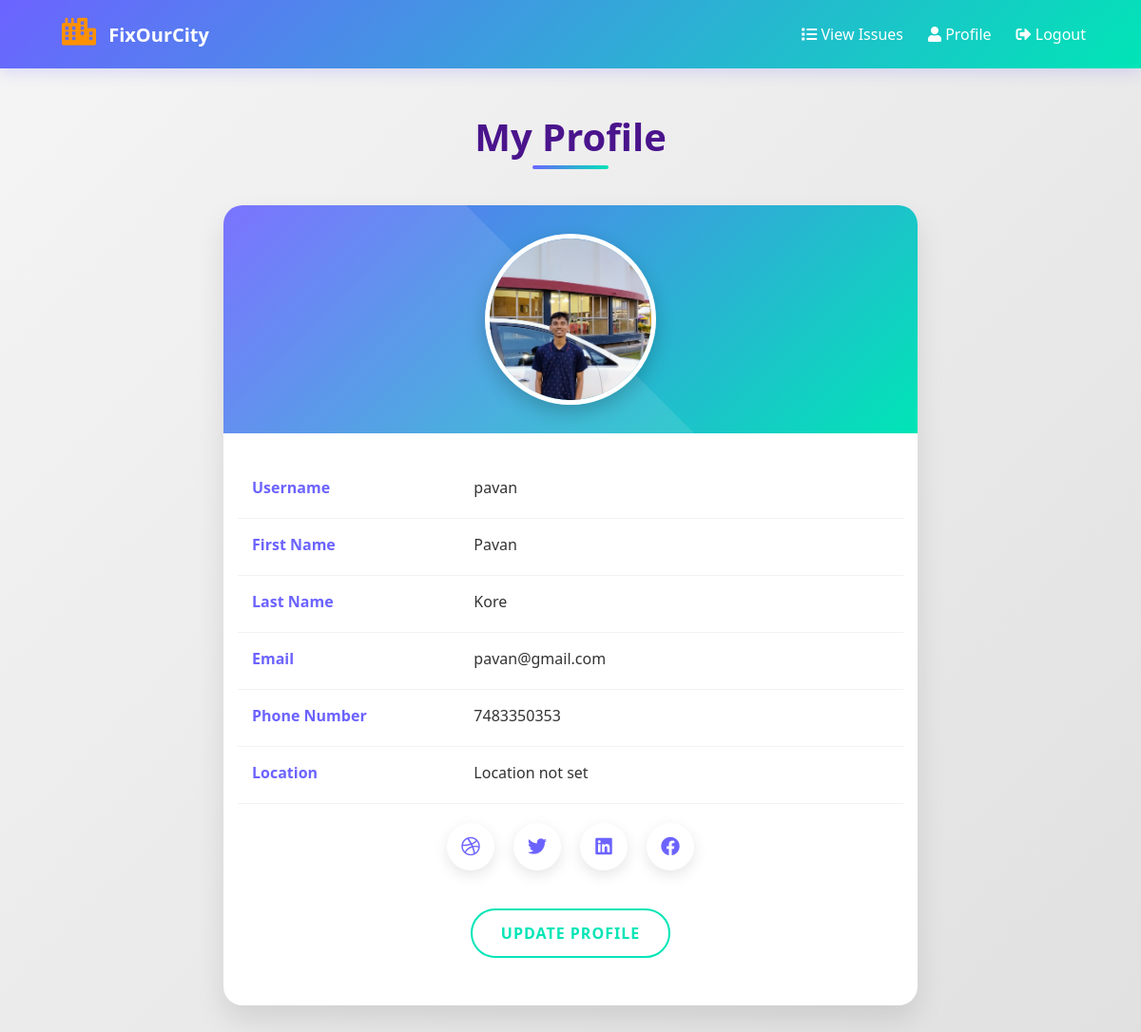
Page /public/profile/ (signed in) on the committed database.
### public/models.py (models this page shows, shortened)
class User(AbstractUser):
    ROLE_CHOICES = [
        ('public', 'Public'),
        ('authority', 'Authority'),
        ('contractor', 'Contractor'),
        ('admin', 'Admin')
    ]
    role = models.CharField(max_length=20, choices=ROLE_CHOICES, default='public')
    contact_info = models.CharField(max_length=255, blank=True)
    profile_picture = models.ImageField(upload_to='profile_pictures/', null=True, blank=True)
    created_at = models.DateTimeField(auto_now_add=True)
    updated_at = models.DateTimeField(auto_now=True)

### public/views.py (the view)
# urls.py: path('profile/', views.profile_display_view, name='profile'),
@login_required
def profile_display_view(request):
    return render(request, 'profile.html', {'user': request.user})

### issues/context_processors.py (called while the page is built)
def issue_utils(request):
    from issues.models import UserRating
    def has_been_rated_by(issue, user):
        if not user.is_authenticated:
            return False
        return UserRating.objects.filter(issue=issue, user=user).exists()
    return {
        'has_been_rated_by': has_been_rated_by
    }

### templates/profile.html (shortened to what this page needs)
{% load static %}
<!DOCTYPE html>
<html lang="en">
<head>
    <link rel="stylesheet" href="https://stackpath.bootstrapcdn.com/bootstrap/4.5.2/css/bootstrap.min.css">
    <link rel="stylesheet" href="https://cdnjs.cloudflare.com/ajax/libs/font-awesome/5.15.3/css/all.min.css">
    <link rel="stylesheet" href="https://cdnjs.cloudflare.com/ajax/libs/animate.css/4.1.1/animate.min.css">
</head>
<body>
    <nav class="navbar navbar-expand-lg fixed-top">
        <div class="container">
            <a class="navbar-brand" href="#">
                <i class="fas fa-city"></i> FixOurCity
            </a>
            <div class="collapse navbar-collapse" id="navbarNav">
                <ul class="navbar-nav ml-auto">
                    <li class="nav-item">
                    {% if user.role == 'public' %}
                        <a class="nav-link" href="{% url 'view_issues' %}"><i class="fas fa-list"></i> View Issues</a>
                    {% elif user.role == 'authority' %}
                        <a class="nav-link" href="{% url 'authority_dashboard' %}">
                            <i class="fas fa-tachometer-alt"></i> Dashboard
                        </a>
                    {% elif user.role == 'contractor' %}
                        <a class="nav-link" href="{% url 'contractor_dashboard' %}">
                            <i class="fas fa-tachometer-alt"></i> Dashboard
                        </a>
                    {% endif %}
                    </li>
                    <li class="nav-item">
                        <a class="nav-link active" href="{% url 'profile' %}"><i class="fas fa-user"></i> Profile</a>
                    </li>
                    <li class="nav-item">
                        <a class="nav-link" href="{% url 'logout' %}"><i class="fas fa-sign-out-alt"></i> Logout</a>
                    </li>
                </ul>
            </div>
        </div>
    </nav>
    <section class="profile-section">
        <div class="container">
            <h1 id="profile-h1" class="mb-5">My Profile</h1>
            <div class="row justify-content-center">
                <div class="col-lg-8">
                    <div class="profile-card">
                        <div class="profile-image-container">
                            {% if user.profile_picture %}
                                <img src="{{ user.profile_picture.url }}" class="profile-image" alt="Profile Picture">
                            {% else %}
                                <div class="profile-placeholder">
                                    <i class="fas fa-user"></i>
                                </div>
                            {% endif %}
                        </div>
                        <div class="profile-info">
                            <div class="row info-row">
                                <div class="col-md-4">
                                    <div class="info-label">Username</div>
                                </div>
                                <div class="col-md-8">
                                    <div class="info-value">{{ user.username }}</div>
                                </div>
                            </div>
                            <div class="row info-row">
                                <div class="col-md-4">
                                    <div class="info-label">First Name</div>
                                </div>
                                <div class="col-md-8">
                                    <div class="info-value">{{ user.first_name }}</div>
                                </div>
                            </div>
                            <div class="row info-row">
                                <div class="col-md-4">
                                    <div class="info-label">Last Name</div>
                                </div>
                                <div class="col-md-8">
                                    <div class="info-value">{{ user.last_name }}</div>
                                </div>
                            </div>
                            <div class="row info-row">
                                <div class="col-md-4">
                                    <div class="info-label">Email</div>
                                </div>
                                <div class="col-md-8">
                                    <div class="info-value">{{ user.email }}</div>
                                </div>
                            </div>
                            <div class="row info-row">
                                <div class="col-md-4">
                                    <div class="info-label">Phone Number</div>
                                </div>
                                <div class="col-md-8">
                                    <div class="info-value">{{ user.contact_info }}</div>
                                </div>
                            </div>
                            <div class="row info-row">
                                <div class="col-md-4">
                                    <div class="info-label">Location</div>
                                </div>
                                <div class="col-md-8">
                                    <div class="info-value">
                                        {% if user.location %}
                                            {{ user.location }}
                                        {% else %}
                                            Location not set
                                        {% endif %}
                                    </div>
                                </div>
                            </div>
                            <div class="social-icons">
                                <a href="#" class="social-icon"><i class="fab fa-dribbble"></i></a>
                                <a href="#" class="social-icon"><i class="fab fa-twitter"></i></a>
                                <a href="#" class="social-icon"><i class="fab fa-linkedin"></i></a>
                                <a href="#" class="social-icon"><i class="fab fa-facebook"></i></a>
                            </div>
                            <div class="update-profile-container">
                                <a href="{% url 'profile_update' %}" class="update-profile-btn">Update Profile</a>
                            </div>
                        </div>
                    </div>
                </div>
            </div>
        </div>
    </section>
</body>
</html>

### templates/profile.html (style rules this page uses)
:root { --primary: #4a148c; --primary-light: #7c43bd; --primary-dark: #12005e; --secondary: #ff4081; --secondary-light: #ff79b0; --secondary-dark: #c60055; --primary-color: #6C63FF; --secondary-color: #00E5B6; --accent-color: #FF9100; --accent-light: #FFB74D; --gradient-1: linear-gradient(135deg, #6C63FF 0%, #00E5B6 100%); --gradient-2: linear-gradient(135deg, #FF9100 0%, #FF4081 100%); --white: #ffffff; --light-gray: #F8F9FA; --dark-gray: #2D3436; --text-color: #333333; }
body { font-family: 'Segoe UI', Tahoma, Geneva, Verdana, sans-serif; background: linear-gradient(135deg, #f5f5f5 0%, #e0e0e0 100%); min-height: 100vh; overflow-x: hidden; }
.navbar { background: var(--gradient-1); box-shadow: 0 4px 15px rgba(108, 99, 255, 0.2); transition: all 0.3s ease; padding: 15px 0; animation: fadeInDown 0.8s ease-out; }
.navbar-brand { font-weight: 700; color: var(--white) !important; transition: all 0.3s ease; padding-left: 20px; }
.navbar-brand i { font-size: 1.8rem; margin-right: 8px; color: var(--accent-color); animation: pulse 2s infinite; }
.nav-link { font-weight: 500; border-radius: 4px; transition: all 0.3s ease; color: var(--white) !important; position: relative; padding: 8px 20px; margin: 0 5px; }
.nav-link:after { content: ''; position: absolute; width: 0; height: 2px; bottom: 0; left: 50%; background-color: var(--white); transition: all 0.3s ease; }
.profile-section { padding-top: 120px; padding-bottom: 50px; }
#profile-h1 { font-size: 2.5rem; font-weight: 700; margin-bottom: 1.5rem; color: var(--primary); text-align: center; position: relative; animation: fadeIn 0.8s ease-out; }
#profile-h1:after { content: ''; position: absolute; width: 80px; height: 4px; background: var(--gradient-1); bottom: -10px; left: 50%; transform: translateX(-50%); border-radius: 2px; }
.profile-card { background-color: var(--white); border-radius: 20px; overflow: hidden; box-shadow: 0 15px 30px rgba(0, 0, 0, 0.1); transition: all 0.4s ease; margin-bottom: 30px; animation: fadeInUp 0.8s ease-out; }
.profile-image-container { position: relative; padding: 30px 0; background: var(--gradient-1); display: flex; justify-content: center; align-items: center; overflow: hidden; }
.profile-image-container:before { content: ''; position: absolute; width: 150%; height: 150%; background: rgba(255, 255, 255, 0.1); transform: rotate(45deg); top: -75%; left: -75%; animation: shimmer 5s infinite linear; }
.profile-image { width: 180px; height: 180px; object-fit: cover; border-radius: 50%; border: 5px solid var(--white); box-shadow: 0 8px 20px rgba(0, 0, 0, 0.2); position: relative; z-index: 1; transition: all 0.3s ease; }
.profile-info { padding: 30px; }
.info-row { padding: 15px 0; border-bottom: 1px solid rgba(0, 0, 0, 0.05); transition: all 0.3s ease; }
.info-label { font-weight: 600; color: var(--primary-color); margin-bottom: 5px; }
.info-value { color: var(--text-color); }
.social-icons { padding: 20px 0; display: flex; justify-content: center; gap: 20px; }
.social-icon { display: inline-flex; justify-content: center; align-items: center; width: 50px; height: 50px; border-radius: 50%; background: var(--white); color: var(--primary-color); font-size: 20px; box-shadow: 0 5px 15px rgba(0, 0, 0, 0.1); transition: all 0.3s ease; }
.update-profile-container { display: flex; justify-content: center; padding: 20px 0; }
.update-profile-btn { padding: 12px 30px; background: transparent; border: 2px solid var(--secondary-color); border-radius: 50px; color: var(--secondary-color); font-weight: 600; text-transform: uppercase; letter-spacing: 1px; transition: all 0.3s ease; position: relative; overflow: hidden; z-index: 1; text-decoration: none; }
.update-profile-btn:before { content: ''; position: absolute; top: 0; left: 0; width: 0%; height: 100%; background: var(--secondary-color); transition: all 0.3s ease; z-index: -1; }

### rows in the picture
User: profile_picture (picture), username "pavan", first_name "Pavan", last_name "Kore", email "pavan@gmail.com", contact_info "7483350353"
